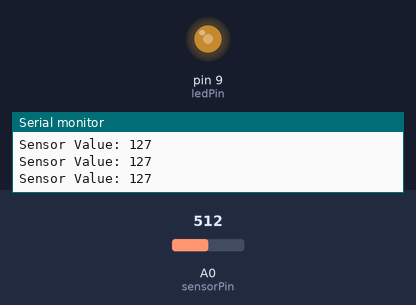
Simulated run of this sketch. Board: Arduino Uno, built with avr-gcc and run on an emulated ATmega328P. On the bench: output pins drawn as LEDs (lit = HIGH), the last lines printed to the serial monitor. The test bench sets the inputs (shaded band); at power-on: A0 (sensorPin) = 512.

Above: at 1.7 s.
1.8 s: A0 (sensorPin) set to 716
At 2.5 s:
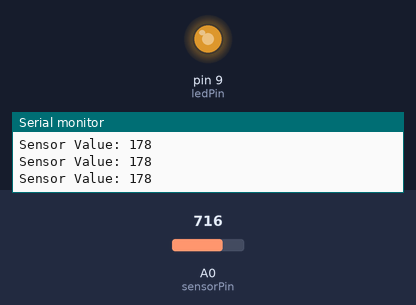
3.3 s: A0 (sensorPin) set to 900
At 3.9 s:
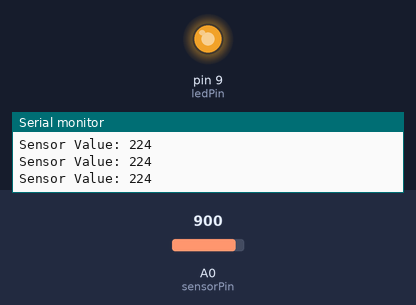
4.8 s: A0 (sensorPin) set to 122
At 5.2 s:
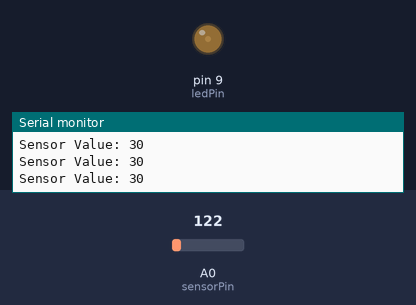
6.3 s: A0 (sensorPin) set to 511
At 6.6 s:
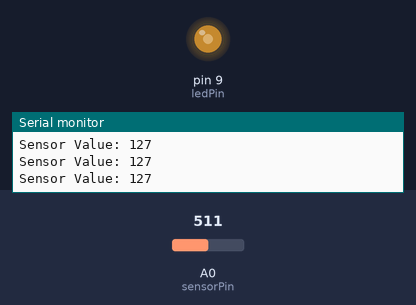
Timing chart, 0 to 8.8 s (numbered marks = the images above; inputs shaded):
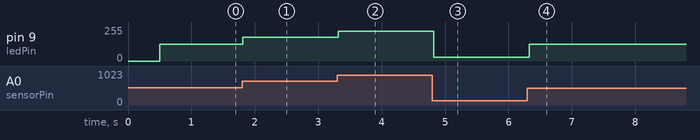

Measured:
- after the input at 1.8 s, pin 9 (ledPin): 127/255 → 178/255 at once
- after the input at 3.3 s, pin 9 (ledPin): 178/255 → 224/255 at once
- after the input at 4.8 s, pin 9 (ledPin): 224/255 → 30/255 at once
- after the input at 6.3 s, pin 9 (ledPin): 30/255 → 127/255 at once

The sketch:

potentiometer.ino
```cpp
const int sensorPin = A0, ledPin = 9;
int sensorValue = 0;

void setup() {
    pinMode(ledPin, OUTPUT);  // PWM
    Serial.begin(9600);
    Serial.println("Potentiometer and LED test");
    delay(500);
}

void loop() {
    sensorValue = map(analogRead(sensorPin), 0, 1023, 0, 255);
    Serial.print("Sensor Value: ");
    Serial.println(sensorValue);
    analogWrite(ledPin, sensorValue);
    delay(100);
}
```
